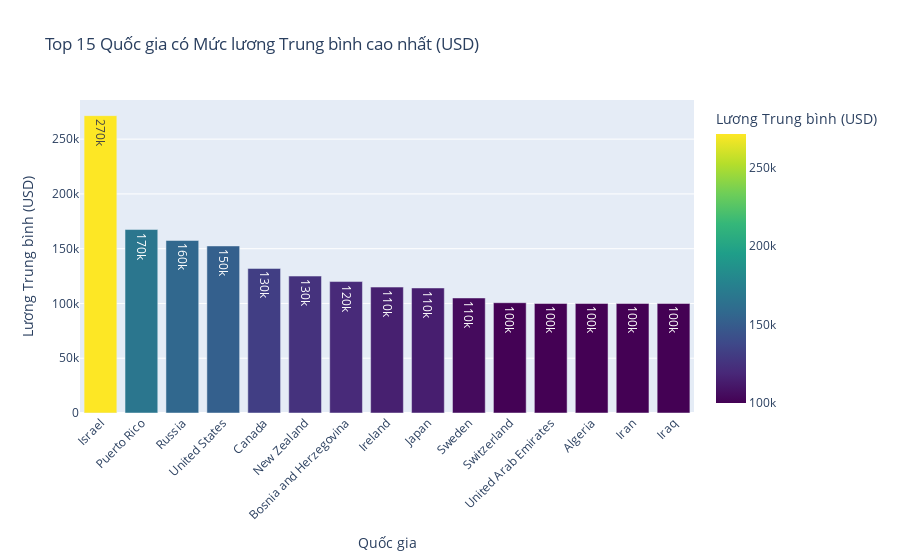

Notebook source saved alongside this figure:
### Code cell
# 2. Vẽ biểu đồ cột cho Top 15 quốc gia có công ty trả lương cao nhất
top_n = 15

fig = px.bar(country_com_salary.sort_values(by='salary_in_usd', ascending=False).head(top_n),
            x='company_location',
            y='salary_in_usd',
            title=f'Top {top_n} Quốc gia có Mức lương Trung bình cao nhất (USD)',
            labels={'salary_in_usd': 'Lương Trung bình (USD)', 'company_location': 'Quốc gia'},
            text_auto='.2s', # Hiển thị số liệu trên cột (dạng rút gọn 100k)
            color='salary_in_usd',
            color_continuous_scale='Viridis',

            )

fig.update_layout(xaxis_tickangle=-45) # Xoay nhãn trục X để dễ đọc
fig.show()

### Figure 1 — Plotly figure (JSON) as saved in the notebook; plotly's stock layout.template omitted (floating-point values rounded to 4 significant figures)
{"data": [{"hovertemplate": "Quốc gia=%{x}<br>Lương Trung bình (USD)=%{marker.color}<extra></extra>", "legendgroup": "", "marker": {"color": [271400.0, 167500.0, 157500.0, 152500.0, 132000.0, 125000.0, 120000.0, 114900.0, 114100.0, 105000.0, 100700.0, 100000.0, 100000.0, 100000.0, 100000.0], "coloraxis": "coloraxis", "pattern": {"shape": ""}}, "name": "", "orientation": "v", "showlegend": false, "textposition": "auto", "texttemplate": "%{y:.2s}", "type": "bar", "x": ["Israel", "Puerto Rico", "Russia", "United States", "Canada", "New Zealand", "Bosnia and Herzegovina", "Ireland", "Japan", "Sweden", "Switzerland", "United Arab Emirates", "Algeria", "Iran", "Iraq"], "xaxis": "x", "y": [271400.0, 167500.0, 157500.0, 152500.0, 132000.0, 125000.0, 120000.0, 114900.0, 114100.0, 105000.0, 100700.0, 100000.0, 100000.0, 100000.0, 100000.0], "yaxis": "y"}], "layout": {"barmode": "relative", "coloraxis": {"colorbar": {"title": {"text": "Lương Trung bình (USD)"}}, "colorscale": [[0, "#440154"], [0.1111, "#482878"], [0.2222, "#3e4989"], [0.3333, "#31688e"], [0.4444, "#26828e"], [0.5556, "#1f9e89"], [0.6667, "#35b779"], [0.7778, "#6ece58"], [0.8889, "#b5de2b"], [1, "#fde725"]]}, "legend": {"tracegroupgap": 0}, "title": {"text": "Top 15 Quốc gia có Mức lương Trung bình cao nhất (USD)"}, "xaxis": {"anchor": "y", "domain": [0, 1], "tickangle": -45, "title": {"text": "Quốc gia"}}, "yaxis": {"anchor": "x", "domain": [0, 1], "title": {"text": "Lương Trung bình (USD)"}}}}
